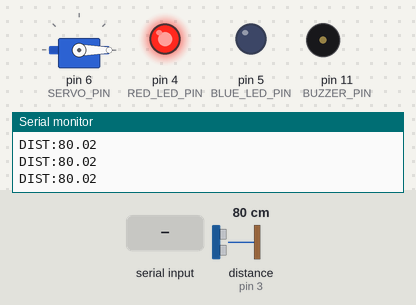
This sketch was run on a simulated Arduino Uno, built with avr-gcc and run on an emulated ATmega328P. On the bench: servo, output pins drawn as LEDs (lit = HIGH), buzzer (waves = sounding, pin HIGH), the last lines printed to the serial monitor. Wiring (inferred from the names in the program): ultrasonic range finder: trigger pin 2; echo pin 3. The inputs (shaded band) are chosen by the test bench; at power-on: distance to the obstacle (sensor on pin 3) 80 cm. The echo pulse lasts 58.3 µs per cm; pins used as bus, display or sensor lines are not drawn.

Above: at 1.2 s.
1.3 s: "2" received over Serial
At 2.4 s:
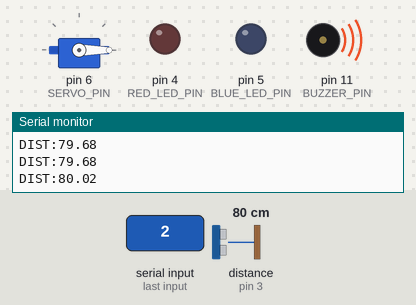
4.3 s: "1" received over Serial
At 5.3 s:
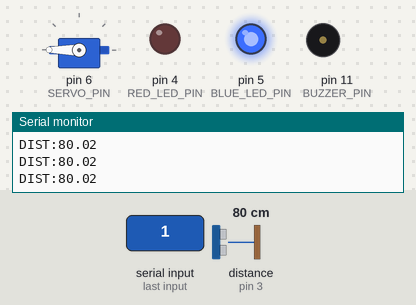
5.8 s: "3" received over Serial
At 6.57 s:
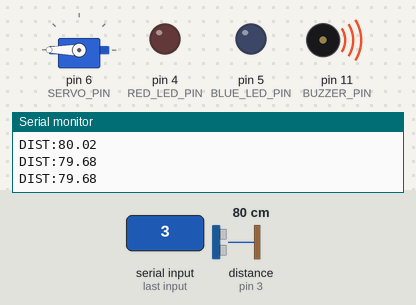
8.8 s: "B" received over Serial
11.8 s: "0" received over Serial
At 12.2 s:
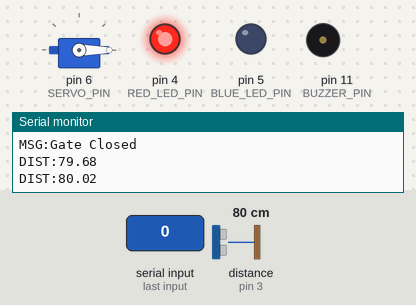
Timing chart, 0 to 14.3 s (numbered marks = the images above; inputs shaded):
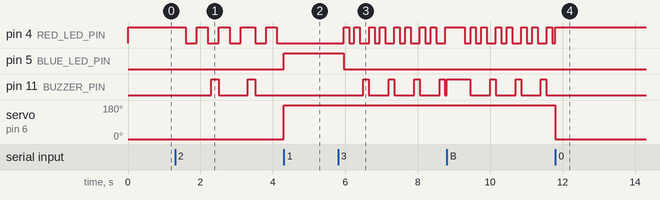

Measured:
- after the input at 1.3 s, pin 4 (RED_LED_PIN): HIGH → LOW after 0.30 s, → HIGH 0.30 s later, → LOW 0.30 s later, → HIGH 0.31 s later, … (9 changes in this stretch); pin 11 (BUZZER_PIN): alternates HIGH for 0.20 s and LOW for 0.81 s, starting after 1.0 s
- after the input at 4.3 s, pin 4 (RED_LED_PIN): stays LOW (without the input it goes to HIGH after 0.21 s); pin 5 (BLUE_LED_PIN): LOW → HIGH at once; pin 11 (BUZZER_PIN): stops changing and stays LOW; servo on pin 6 (SERVO_PIN): 0° → 180° at once
- after the input at 5.8 s, pin 4 (RED_LED_PIN): LOW → HIGH after 0.15 s, then repeats every 0.71 s: LOW 0.15 s, HIGH 0.15 s, LOW 0.26 s, HIGH 0.15 s; pin 5 (BLUE_LED_PIN): HIGH → LOW after 0.15 s; pin 11 (BUZZER_PIN): alternates HIGH for 0.15 s and LOW for 0.55 s, starting after 0.70 s
- after the input at 11.8 s, pin 11 (BUZZER_PIN): stops changing and stays LOW; servo on pin 6 (SERVO_PIN): 180° → 0° at once

The sketch:

open_and_close_gate.ino
```cpp
#include <Servo.h>

// Pins
#define TRIGGER_PIN 2
#define ECHO_PIN 3
#define RED_LED_PIN 4
#define BLUE_LED_PIN 5
#define SERVO_PIN 6
#define BUZZER_PIN 11

// Gate positions
#define GATE_CLOSED_POS 0
#define GATE_OPEN_POS 180

// Alert types
enum AlertType {
  NONE,
  PAYMENT_PENDING,
  TAMPERING
};

AlertType currentAlert = NONE;

// Timing variables
unsigned long alertStartTime = 0;
unsigned long lastBlinkTime = 0;
unsigned long lastBeepTime = 0;
unsigned long lastDistanceSendTime = 0;

// Alert timing configs
#define BLINK_INTERVAL_PAYMENT 300
#define BEEP_INTERVAL_PAYMENT 1000
#define BEEP_DURATION_PAYMENT 200

#define BLINK_INTERVAL_TAMPER 150
#define BEEP_INTERVAL_TAMPER 700
#define BEEP_DURATION_TAMPER 150

#define DISTANCE_SEND_INTERVAL 200

// Objects
Servo barrierServo;
bool isGateOpen = false;

void setup() {
  Serial.begin(9600);

  pinMode(TRIGGER_PIN, OUTPUT);
  pinMode(ECHO_PIN, INPUT);
  pinMode(RED_LED_PIN, OUTPUT);
  pinMode(BLUE_LED_PIN, OUTPUT);
  pinMode(BUZZER_PIN, OUTPUT);

  barrierServo.attach(SERVO_PIN);
  closeGateAction();

  digitalWrite(BUZZER_PIN, LOW);

  Serial.println("MSG:Gate Controller Ready.");
  Serial.println("MSG:Commands: '0'-Close, '1'-Open, '2'-PaymentAlert, '3'-TamperAlert, 'S'-StopAlert, 'B'-Test Buzzer");
}

void loop() {
  handleSerialCommands();
  handleAlerts();
  sendDistanceData();
}

void handleSerialCommands() {
  if (Serial.available() > 0) {
    char cmd = Serial.read();
    Serial.print("MSG:Received command: ");
    Serial.println(cmd);

    switch (cmd) {
      case '0':
        stopAlertAction();
        closeGateAction();
        break;

      case '1':
        stopAlertAction();
        openGateAction();
        break;

      case '2':
        startAlert(PAYMENT_PENDING);
        break;

      case '3':
        startAlert(TAMPERING);
        break;

      case 'S':
        stopAlertAction();
        updateLEDState();
        break;

      case 'B':
        testBuzzer();
        break;

      default:
        Serial.println("MSG:Unknown command.");
        break;
    }
  }
}

void openGateAction() {
  barrierServo.write(GATE_OPEN_POS);
  isGateOpen = true;
  updateLEDState();
  Serial.println("MSG:Gate Opened");
}

void closeGateAction() {
  barrierServo.write(GATE_CLOSED_POS);
  isGateOpen = false;
  updateLEDState();
  Serial.println("MSG:Gate Closed");
}

void updateLEDState() {
  if (currentAlert == NONE) {
    if (isGateOpen) {
      digitalWrite(BLUE_LED_PIN, HIGH);
      digitalWrite(RED_LED_PIN, LOW);
    } else {
      digitalWrite(RED_LED_PIN, HIGH);
      digitalWrite(BLUE_LED_PIN, LOW);
    }
  }
}

void startAlert(AlertType type) {
  currentAlert = type;
  alertStartTime = millis();
  lastBlinkTime = millis();
  lastBeepTime = millis();

  Serial.print("MSG:ALERT STARTED: ");
  if (type == PAYMENT_PENDING) Serial.println("Payment Pending");
  if (type == TAMPERING) Serial.println("Tampering Detected");
}

void stopAlertAction() {
  if (currentAlert != NONE) {
    currentAlert = NONE;
    digitalWrite(BUZZER_PIN, LOW);
    digitalWrite(RED_LED_PIN, LOW);
    digitalWrite(BLUE_LED_PIN, LOW);
    Serial.println("MSG:Alert Stopped.");
  }
}

void handleAlerts() {
  if (currentAlert == NONE) return;

  unsigned long currentTime = millis();

  int blinkInterval, beepInterval, beepDuration;
  if (currentAlert == PAYMENT_PENDING) {
    blinkInterval = BLINK_INTERVAL_PAYMENT;
    beepInterval = BEEP_INTERVAL_PAYMENT;
    beepDuration = BEEP_DURATION_PAYMENT;
  } else {
    blinkInterval = BLINK_INTERVAL_TAMPER;
    beepInterval = BEEP_INTERVAL_TAMPER;
    beepDuration = BEEP_DURATION_TAMPER;
  }

  // Blink red LED
  if (currentTime - lastBlinkTime >= blinkInterval) {
    lastBlinkTime = currentTime;
    digitalWrite(RED_LED_PIN, !digitalRead(RED_LED_PIN));
    digitalWrite(BLUE_LED_PIN, LOW); // turn off blue during alert
  }

  // Beep buzzer (blocking delay to ensure audible beep)
  if (currentTime - lastBeepTime >= beepInterval) {
    lastBeepTime = currentTime;
    digitalWrite(BUZZER_PIN, HIGH);
    delay(beepDuration);
    digitalWrite(BUZZER_PIN, LOW);
  }
}

void testBuzzer() {
  Serial.println("MSG:Testing Buzzer...");
  digitalWrite(BUZZER_PIN, HIGH);
  delay(500); // 500ms beep
  digitalWrite(BUZZER_PIN, LOW);
}

float getDistanceCm() {
  digitalWrite(TRIGGER_PIN, LOW);
  delayMicroseconds(2);
  digitalWrite(TRIGGER_PIN, HIGH);
  delayMicroseconds(10);
  digitalWrite(TRIGGER_PIN, LOW);

  long duration = pulseIn(ECHO_PIN, HIGH, 25000); // 25ms timeout (~4m)
  if (duration == 0) return 999.99; // No echo

  float distance_cm = (duration * 0.0343) / 2.0;
  return distance_cm;
}

void sendDistanceData() {
  if (millis() - lastDistanceSendTime >= DISTANCE_SEND_INTERVAL) {
    lastDistanceSendTime = millis();
    float distance = getDistanceCm();
    Serial.print("DIST:");
    Serial.println(distance, 2);
  }
}
```
